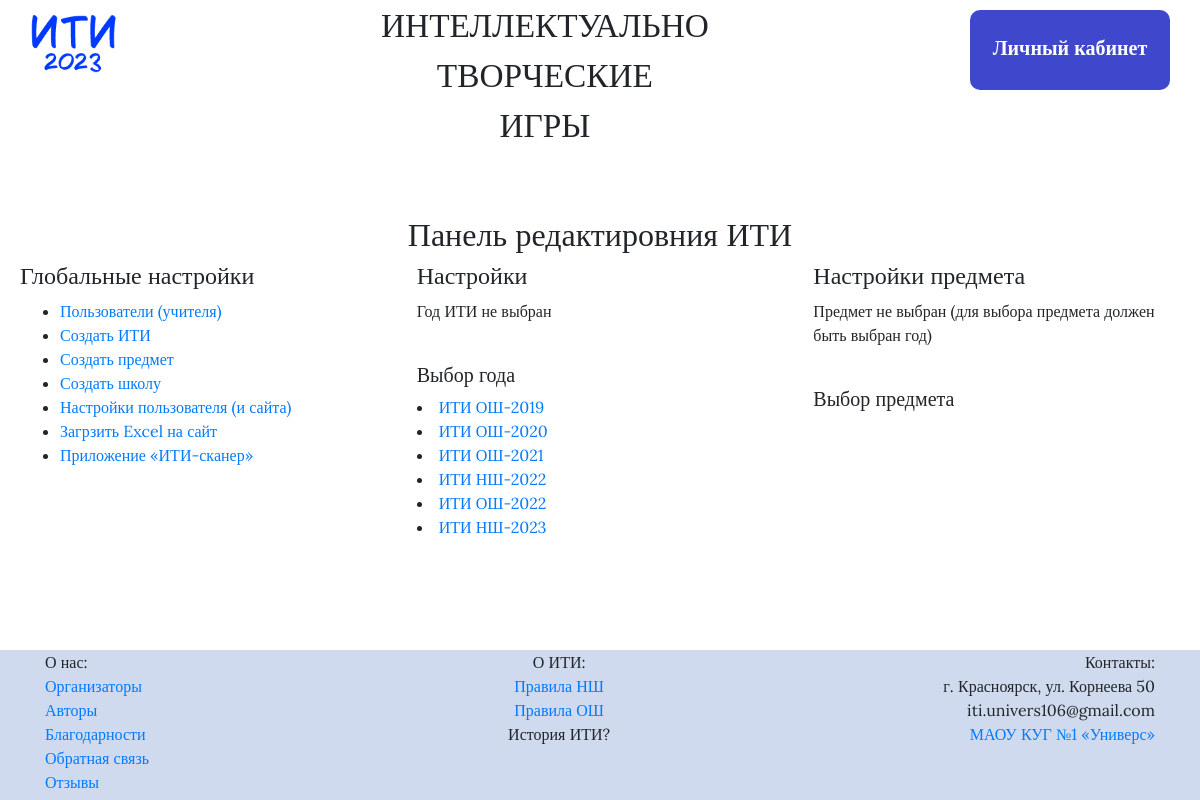
The app's page /admin_panel (signed in) with its own data.
### backend/database/iti.py (models this page shows, shortened)
class Iti(SqlAlchemyBase, Table):
    __tablename__ = 'iti'
    fields = ['id', 'name_in_list', 'name_on_page', 'classes', 'ind_days', 'default_ind_score', 'net_score_formula',
              'sum_ind_to_rating', 'automatic_division', 'auto_teams', 'sum_ind_to_team', 'students_in_team',
              'description', 'block']
    id = sa.Column(sa.Integer, nullable=False, unique=True, primary_key=True, autoincrement=True)
    name_in_list = sa.Column(sa.String, nullable=False)
    name_on_page = sa.Column(sa.String, nullable=False)
    classes = sa.Column(sa.String, nullable=False)          # ordered (exm.: 56789, 234)
    ind_days = sa.Column(sa.Integer, nullable=False)
    default_ind_score = sa.Column(sa.Integer, nullable=False)
    net_score_formula = sa.Column(sa.Integer, nullable=False)
    sum_ind_to_rating = sa.Column(sa.Integer, nullable=False)
    automatic_division = sa.Column(sa.Integer, nullable=False)
    auto_teams = sa.Column(sa.String, nullable=False)
    sum_ind_to_team = sa.Column(sa.Integer, nullable=False)
    students_in_team = sa.Column(sa.Integer, nullable=False)
    description = sa.Column(sa.String, nullable=False)
    block = sa.Column(sa.Integer, nullable=False)

### backend/queries/simple.py (the view)
@app.route('/admin_panel')
@cross_origin()
@login_required
def admin_panel():
    iti, subject, sub = request.args.get('year'), request.args.get('subject'), []
    if subject:
        subject = Subject.select(subject)
    if iti:
        for cur_sub in ItiSubject.select_by_iti(iti):
            sub.append(Subject.select(cur_sub.subject_id))
        iti = Iti.select(iti)
    return render_template('admin_panel.html', iti=iti, subject=subject, itis=Iti.select_all(), subjects=sub)

### backend/database/__db_session.py (called while the page is built)
def create_session() -> Session:
    global __factory
    return __factory()

    @classmethod
    def select_all(cls):
        return cls.__select_by_expr__()

    @classmethod
    def one_or_many(cls, data, one=False):
        return data.one_or_none() if one else data.all()

    @classmethod
    def __select_by_expr__(cls, *exprs, one=False):
        session = create_session()
        values = session.query(cls).filter(sa.and_(*exprs))
        values = cls.one_or_many(values, one)
        session.expunge_all()
        session.commit()
        return values

    @classmethod
    def select(cls, _id):
        return cls.__select_by_expr__(getattr(cls, cls.id_field) == _id, one=True)

### backend/database/user.py (called while the page is built)
    def can_do(self, status: int):
        return self.status == -2 or \
               self.status == -1 and status != -2 or \
               status > 0 and (self.status >> status) % 2

### backend/help/login.py (called while the page is built)
@login.user_loader
def load_user(id):
    return User.select(int(id))

### backend/templates/admin_panel.html (shortened to what this page needs)
{% extends "base.html" %}
{% block content %}
<h1>Панель редактировния ИТИ</h1>
<div class="row">
    <div class="col">
        <h2>Глобальные настройки</h2>
        <ul>
            {% if full %}
            <li><a href="user_edit.html">Пользователи (учителя)</a></li>
            <li><a href="years_edit.html">Создать ИТИ</a></li>
            <li><a href="subjects_edit.html">Создать предмет</a></li>
            <li><a href="school_edit.html">Создать школу</a></li>
            <li><a href="settings.html">Настройки пользователя (и сайта)</a></li>
            <li><a href="upload_excel.html">Загрзить Excel на сайт</a></li>
            {% elif adm %}
            <li><a href="user_edit.html">Пользователи (учителя)</a></li>
            <li><a href="school_edit.html">Создать школу</a></li>
            <li><a href="settings.html">Настройки пользователя</a></li>
            {% else %}
            <li><a href="settings.html">Настройки пользователя</a></li>
            {% endif %}
            <li><a target="_blank" href="https://drive.google.com/drive/folders/1WF8ALf5ctRKGO5r7q5AP5IopGNHC8Va5?usp=drive_link">Приложение «ИТИ-сканер»</a></li>
        </ul>
    </div>
    <div class="col">
        <h2>Настройки {% if iti %} {{ iti.name_on_page }}, ID: {{ iti.id }} {% endif %}</h2>
        {% if not iti %}<p>Год ИТИ не выбран</p>
        {% endif %}
        <br>
        <h3>Выбор года</h3>
        {% for y in itis %}
            <li><a href="#" onclick="chooseYear({{ y.id }})">{{ y.name_in_list }}</a></li>
        {% endfor %}
    </div>
    <div class="col">
        <h2>Настройки предмета {% if subject %} {{ subject.name }}, ID: {{ subject.id }} {% endif %}</h2>
        {% if not subject %}<p>Предмет не выбран (для выбора предмета должен быть выбран год)</p>
        {% elif not anon and current_user.can_do(subject.id) %}<ul>
            <li><a href="{{ iti.id }}/{{ subject.id }}.html">Результаты</a></li>
            <li><a href="{{ iti.id }}/{{ subject.id }}.html/add_result">Редактировать</a></li>
        </ul>{% endif %}
        <br>
        <h3>Выбор предмета</h3>
    </div>
</div>
{% endblock %}

### backend/static/CSS/menu.css (style rules this page uses)
html, body { height: 100%; margin: 0; padding: 0; font-family: 'Lora'; }

### backend/static/CSS/style.css (style rules this page uses)
:root { --dark-grey-color: #d3d3d3; --dark2-grey-color: #dddddd; --light-grey-color: #f1f1f1; --light-blue-color: #5b64e1; --dark-blue-color: #3f48cc; --footer-color: #d0daee; --footer-height: 150px; --footer-height-p10: 160px; --box-shadow: 0 8px 16px 0 rgba(0,0,0,0.2); }
h1 { font-size: 24pt; text-align: center; }
h2 { font-size: 18pt; }
h3 { font-size: 15pt; }

### records on screen
Iti: name_in_list "ИТИ ОШ-2019"
Iti: name_in_list "ИТИ ОШ-2020"
Iti: name_in_list "ИТИ ОШ-2021"
Iti: name_in_list "ИТИ НШ-2022"
Iti: name_in_list "ИТИ ОШ-2022"
Iti: name_in_list "ИТИ НШ-2023"
